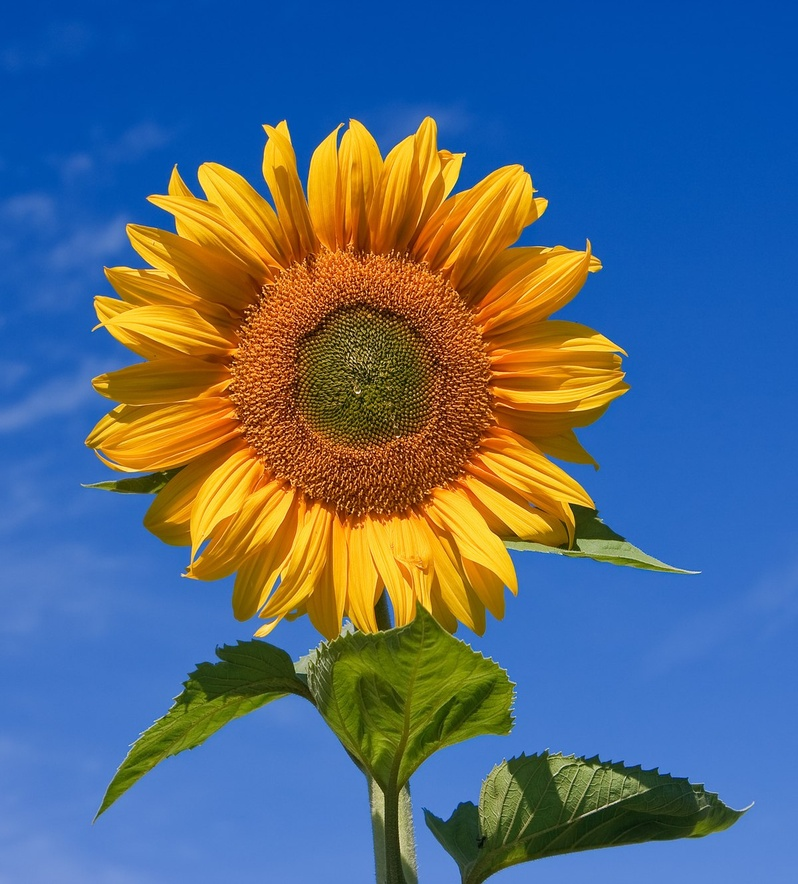
#> input picture examples/flower.jpg, 798 x 884 px, shrunk from 1200 x 1329 before the run
$ python mosaicfy.py examples/flower.jpg out.png
#> lines starting #> are read from the running program, lines starting #| are printed output that depends on the picture
#> further down, inputImage is the input picture: shape (884, 798, 3); mean R, G, B 84.2, 106.1, 127.4
import argparse
import sys
import random
import time
import numpy as np
from matplotlib import pyplot as plt
from skimage.color import rgb2gray
from skimage.filters import sobel, sobel_h, sobel_v

MEASURE_MIN_TIME = False

def showImage(image):
    plt.imshow(image)
    plt.show()

def changeBrightness(color, proportion):
    newColor = color * proportion
    m = newColor.max()

    if m > 255:
        newColor *= 255 / m

    color[:] = newColor[:]

# [28 lines left out: function makeItSmooth, not called in this run]

def getSmoothMask(mask):
    smoothMask = np.dstack((mask, mask, mask)).astype(float)
    return smoothMask

    # The following lines apply an antialias, but it's too slow.
    newRows = []
    newColumns = []
    makeItSmooth(smoothMask, mask, newRows, newColumns, 0, False)
    makeItSmooth(smoothMask, mask, newRows, newColumns, 0, True)
    makeItSmooth(smoothMask, mask, newRows, newColumns, 1, False)
    makeItSmooth(smoothMask, mask, newRows, newColumns, 1, True)
    mask[newRows, newColumns] = True
    return smoothMask

def erode(mask, axis, isReversed):
    if axis == 1:
        mask = np.swapaxes(mask, 0, 1)

    for x in range(mask.shape[0]):
        if random.getrandbits(1):
            iterator = range(mask.shape[1])

            if isReversed:
                iterator = reversed(iterator)

            for y in iterator:
                if mask[x, y]:
                    mask[x, y] = False
                    break

def putTile(image, result, mask, maskBounds, brightnessCorrection, randomBrightnessChange):
    erode(mask, 0, False)
    erode(mask, 1, False)
    erode(mask, 0, True)
    erode(mask, 1, True)

    maskXs, maskYs = np.where(mask)
    color = getAverageColor(image, maskXs, maskYs, maskBounds)

    if color is None:
        return

    changeBrightness(color, brightnessCorrection * (1 + (random.random() - 0.5) * randomBrightnessChange))
    result[maskBounds[0]:maskBounds[2] + 1, maskBounds[1]:maskBounds[3] + 1][maskXs, maskYs] = getSmoothMask(mask)[maskXs, maskYs] * color

def getAverageColor(image, maskXs, maskYs, maskBounds):
    if maskXs.size == 0:
        return None

    pixels = image[maskBounds[0]:maskBounds[2] + 1, maskBounds[1]:maskBounds[3] + 1][maskXs, maskYs]
    return pixels.mean(axis=0)
    #return np.sqrt((pixels.astype(float) ** 2).mean(axis=0)).astype(np.uint8)      # This is the correct way of computing the mean, but it's slower.

def createRectangleBounds(w, h, tileSize, randomVariation):
    randomVariation = int(randomVariation * tileSize)
    minTileSize = tileSize - randomVariation
    maxTileSize = tileSize + randomVariation
    w -= 2
    h -= 2

    x1 = 1
    x2 = x1 + random.randint(minTileSize, maxTileSize)

    while x2 < w:
        y1 = 1
        y2 = y1 + random.randint(minTileSize, maxTileSize)

        while y2 < h:
            yield (x1, y1, x2, y2)
            y1 = y2 + 2
            y2 = y1 + random.randint(minTileSize, maxTileSize)

        if y1 < h:
            yield (x1, y1, x2, h)

        x1 = x2 + 2
        x2 = x1 + random.randint(minTileSize, maxTileSize)

    if x1 < w:
        y1 = 1
        y2 = y1 + random.randint(minTileSize, maxTileSize)

        while y2 < h:
            yield (x1, y1, w, y2)
            y1 = y2 + 2
            y2 = y1 + random.randint(minTileSize, maxTileSize)

        if y1 < h:
            yield (x1, y1, w, h)

def process(inputImage, tileSize, randomVariation, gradientThreshold, randomBrightnessChange):
#> called with tileSize = 10, randomVariation = 0.25, gradientThreshold = 0.1, randomBrightnessChange = 0.75
    start = time.time()

    inputImageGray = rgb2gray(inputImage)
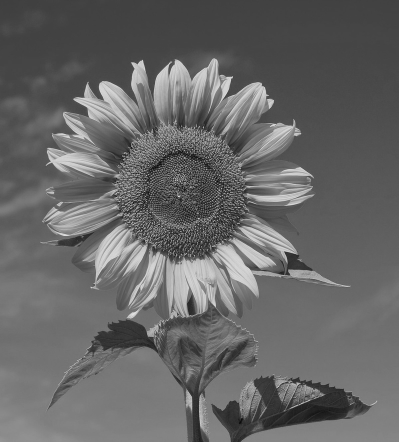
#> inputImageGray: shape (884, 798) float64 (shown at 1/2 size); min 0.0108, max 0.988, mean 0.404
    horizontalSobel = sobel_h(inputImageGray)
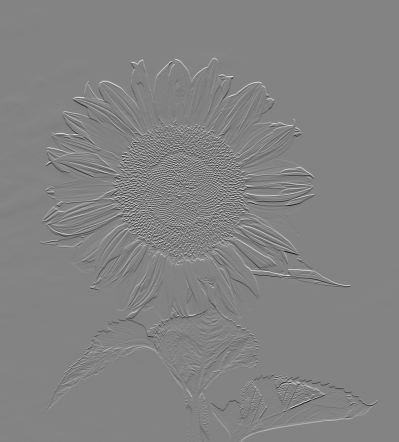
#> horizontalSobel: shape (884, 798) float64 (shown at 1/2 size); min -0.694, max 0.656, mean 0.000564; drawn with min black and max white
    verticalSobel = sobel_v(inputImageGray)
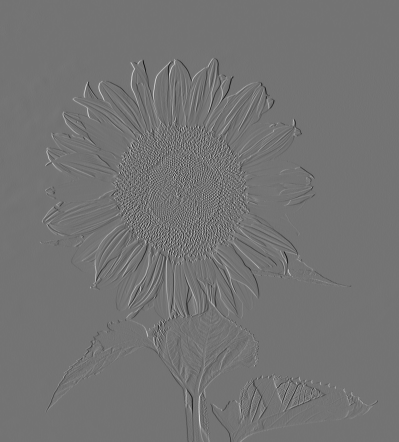
#> verticalSobel: shape (884, 798) float64 (shown at 1/2 size); min -0.637, max 0.764, mean -4.08e-05; drawn with min black and max white
    fullSobel = sobel(inputImageGray)
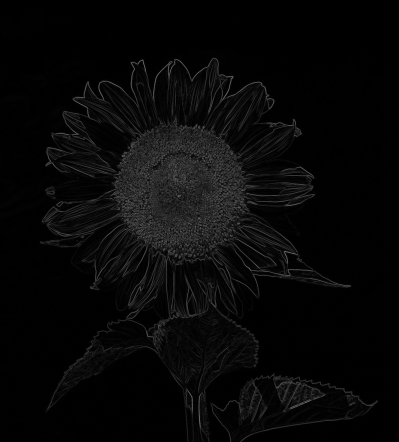
#> fullSobel: shape (884, 798) float64 (shown at 1/2 size); min 0, max 0.549, mean 0.0316

    result = np.zeros(inputImage.shape, dtype=np.uint8)
    brightnessCorrection = 1 / (((tileSize - 1) ** 2) / (tileSize ** 2))

    for bounds in createRectangleBounds(inputImage.shape[0], inputImage.shape[1], tileSize, randomVariation):
        shape = (bounds[2] - bounds[0] + 1, bounds[3] - bounds[1] + 1)
        c = np.unravel_index(np.argmax(fullSobel[bounds[0]:bounds[2] + 1, bounds[1]:bounds[3] + 1]), shape)

        if fullSobel[bounds[0] + c[0], bounds[1] + c[1]] < gradientThreshold:
            putTile(inputImage, result, np.ones(shape, dtype=bool), bounds, brightnessCorrection, randomBrightnessChange)
            continue

        horizontalSum = horizontalSobel[bounds[0]:bounds[2] + 1, bounds[1]:bounds[3] + 1].sum()
        verticalSum = verticalSobel[bounds[0]:bounds[2] + 1, bounds[1]:bounds[3] + 1].sum()
        d = (c[0] - verticalSum, c[1] + horizontalSum)
        xy = np.array(list(np.ndindex(shape)))
        mask1 = ((c[1] - xy[:, 1]) * (d[0] - c[0]) - (c[0] - xy[:, 0]) * (d[1] - c[1]) > 0).reshape(shape)        # Orientation of point (x, y) according to vector <d, c>
        mask2 = np.invert(mask1)
        putTile(inputImage, result, mask1, bounds, brightnessCorrection, randomBrightnessChange)
        putTile(inputImage, result, mask2, bounds, brightnessCorrection, randomBrightnessChange)
#> this loop made 4868 passes
#> c on passes 1 to 3: (6, 1), (7, 2), (10, 8)

    return result, time.time() - start

parser = argparse.ArgumentParser(description='Convert any image into a mosaic.', formatter_class=argparse.ArgumentDefaultsHelpFormatter)
parser.add_argument('input_image', help='File path of the input image. Compatible with most common image formats.')
parser.add_argument('output_image', help='File path of the output image. Format is inferred from the extension of the file name. Compatible with most common image formats.')
parser.add_argument('-s', dest='tile_size', default=10, type=int, help='Tile size.')
parser.add_argument('-v', dest='random_variation', default=0.25, type=float, help='Random proportional variation applied to the size of each tile.')
parser.add_argument('-g', dest='gradient_threshold', default=0.1, type=float, help='Used for detecting borders and splitting tiles to match them. Between 0 (all tiles must be splitted) and 1 (no tiles must be splitted).')
parser.add_argument('-b', dest='random_brightness_change', default=0.75, type=float, help='Range of the random brightness variation applied to each tile.')
parser.add_argument('-r', dest='random_seed', default=0, type=int, help='Random seed.')
args = parser.parse_args()

random.seed(args.random_seed)
inputImage = plt.imread(args.input_image)

if inputImage.ndim < 3:
    sys.exit('Only RGB or RGBA images supported.')
elif inputImage.ndim == 4:
    inputImage = inputImage[:, :, :3]

if MEASURE_MIN_TIME:
    times = np.zeros(5)

    for i in range(5):
        _, duration = process(inputImage, args.tile_size, args.random_variation, args.gradient_threshold, args.random_brightness_change)
        times[i] = duration

    print(times)
    print(times.min())
else:
    result, duration = process(inputImage, args.tile_size, args.random_variation, args.gradient_threshold, args.random_brightness_change)
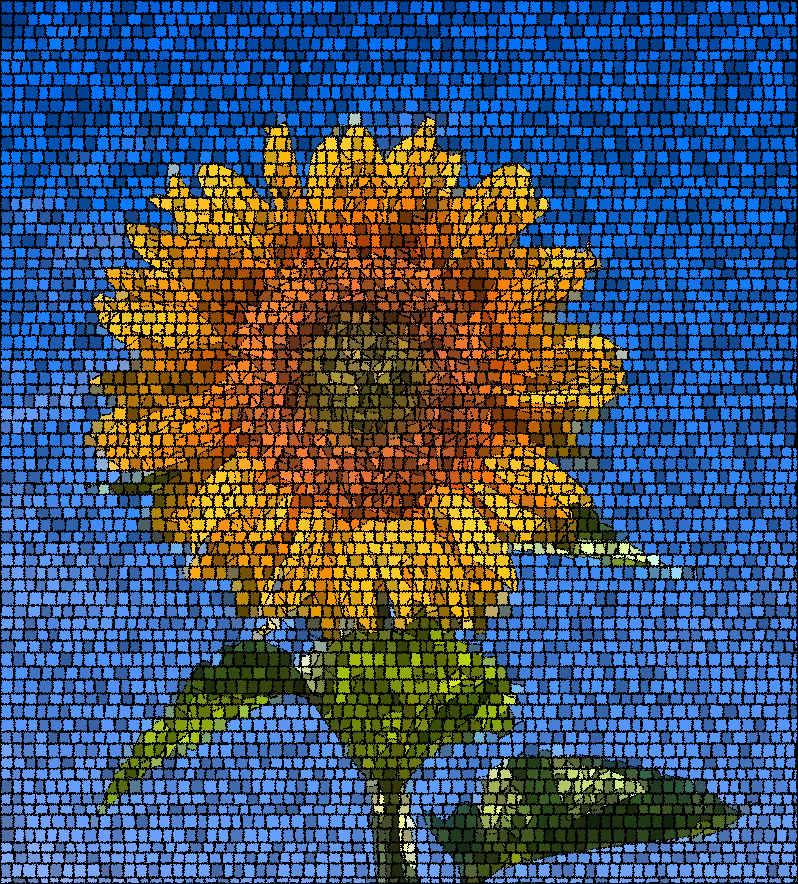
#> result: shape (884, 798, 3); mean R, G, B 60.8, 80.3, 100.4
#> duration = 1.31
    print('Processed in', round(duration, 2), 'seconds.')
#| Processed in 1.31 seconds.
    plt.imsave(args.output_image, result)

$ run again, on examples/parrot.jpg
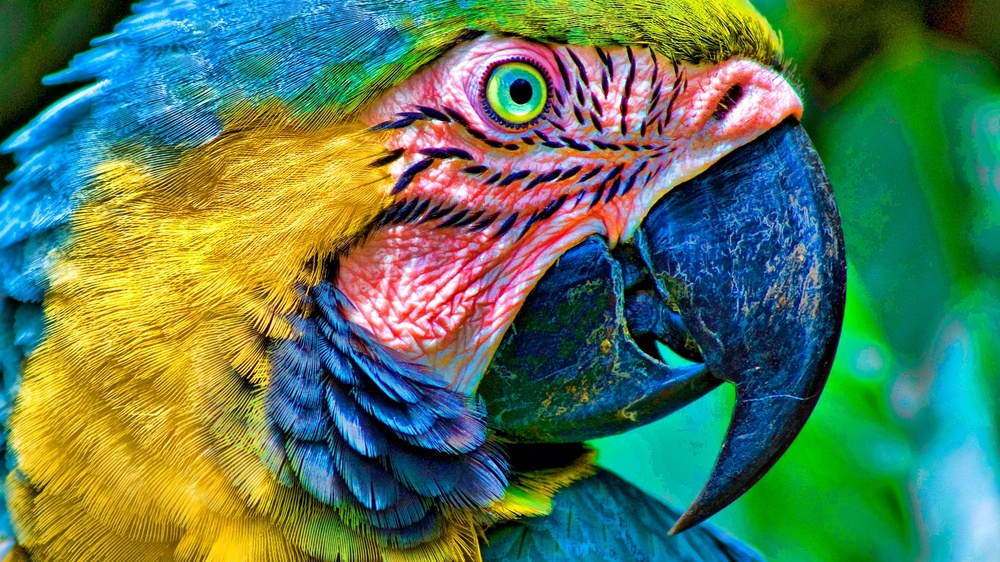
#> input picture examples/parrot.jpg, 1000 x 562 px, shrunk from 1920 x 1080 before the run
#> inputImage is the input picture: shape (562, 1000, 3); mean R, G, B 86.5, 121.4, 88.4
#> in process, `fullSobel = sobel(inputImageGray)`:
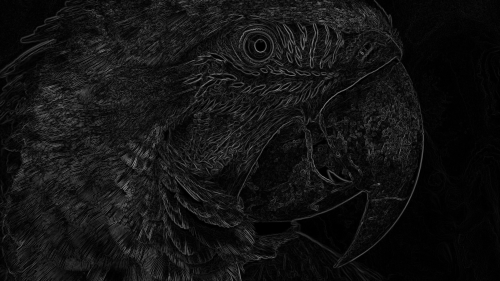
#> fullSobel: shape (562, 1000) float64 (shown at 1/2 size); min 0, max 0.672, mean 0.0748
#> the loop in process, `for bounds in createRectangleBounds(inputImage.shape[0], inputImage.sh..` made 4013 passes
#> (c, horizontalSum, verticalSum, d) on passes 13, 15, 17: ((2, 0), 3.64, 3.5, (-1.5, 3.64)), ((7, 6), 5.59, -0.362, (7.36, 11.59)), ((8, 6), -3.79, 0.748, (7.25, 2.21))
#> `result, duration = process(inputImage, args.tile_size, args.random_var..`:
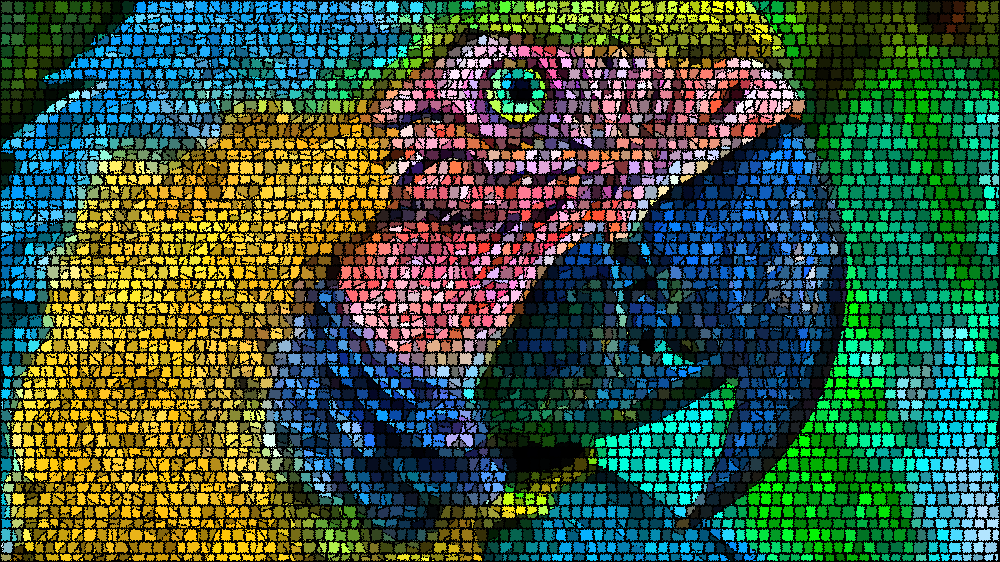
#> result: shape (562, 1000, 3); mean R, G, B 59.9, 88, 64.1
#> duration = 1.45
#| Processed in 1.45 seconds.

$ run again, on examples/skyline.jpg
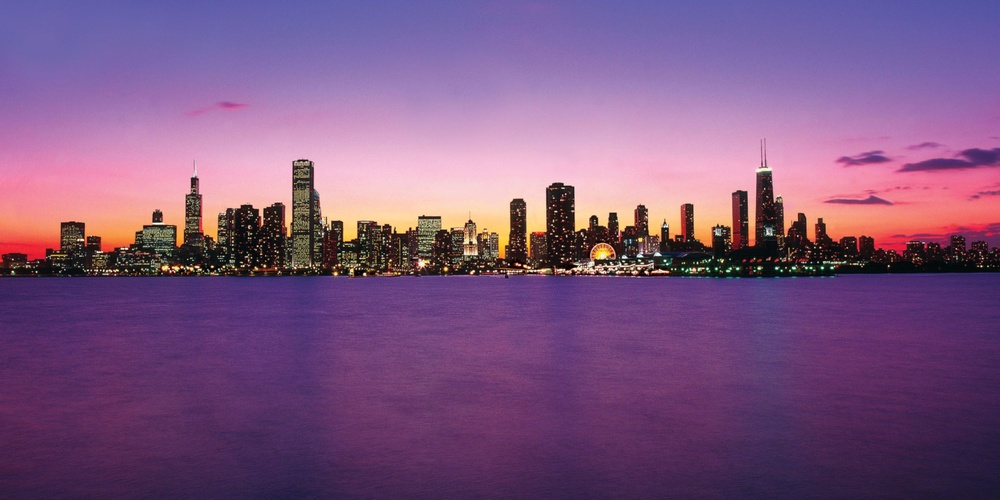
#> input picture examples/skyline.jpg, 1000 x 500 px, shrunk from 1920 x 960 before the run
#> inputImage is the input picture: shape (500, 1000, 3); mean R, G, B 125.7, 86, 128.3
#> in process, `fullSobel = sobel(inputImageGray)`:
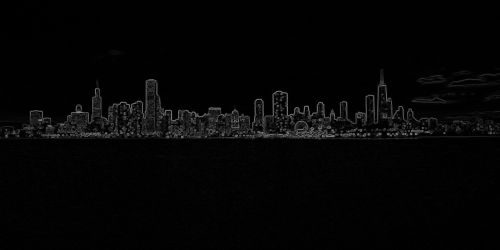
#> fullSobel: shape (500, 1000) float64 (shown at 1/2 size); min 0, max 0.657, mean 0.022
#> the loop in process, `for bounds in createRectangleBounds(inputImage.shape[0], inputImage.sh..` made 3503 passes
#> c on passes 1 to 3: (4, 3), (0, 9), (0, 2)
#> `result, duration = process(inputImage, args.tile_size, args.random_var..`:
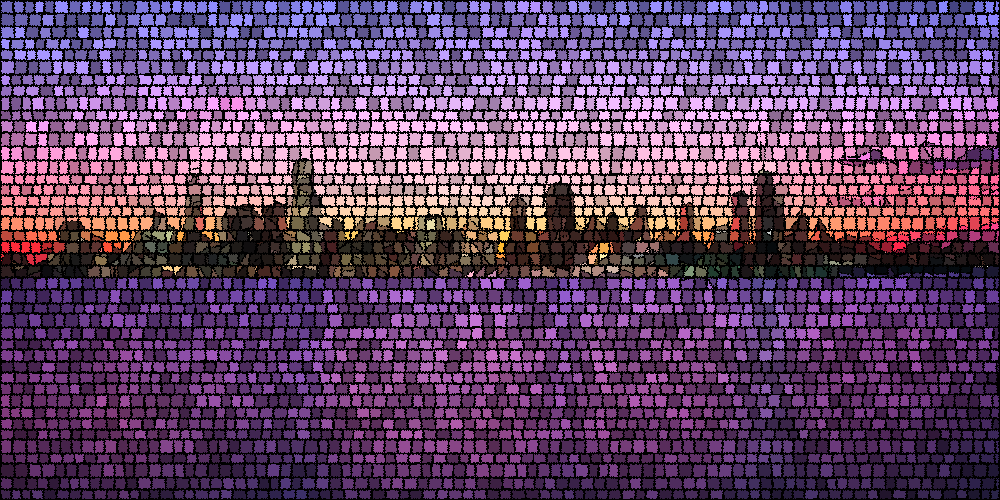
#> result: shape (500, 1000, 3); mean R, G, B 96.9, 66, 100.7
#> duration = 0.711
#| Processed in 0.71 seconds.
